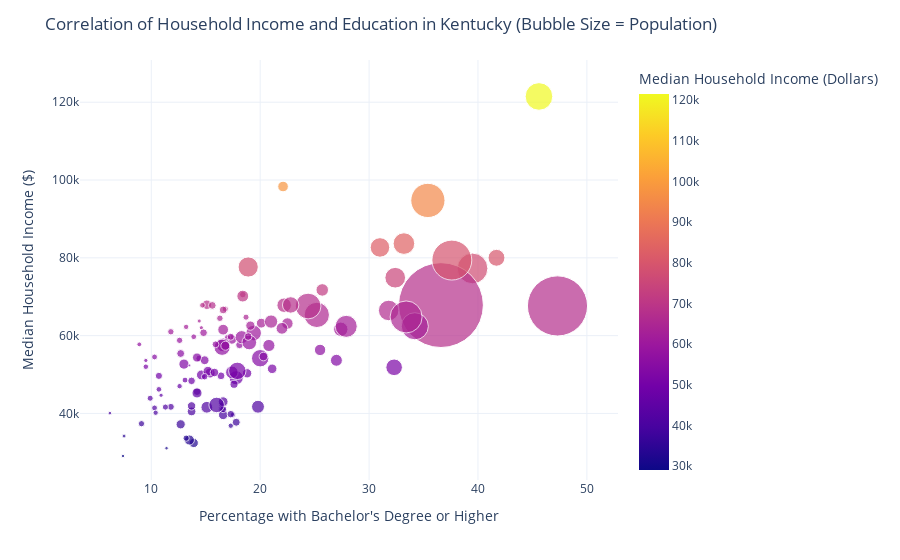

Write notebook code for a chart like this one.
### Markdown cell above
### Revised and Updated Bubble Chart (Enhanced Scatter Plot) ###

The plot blow shows the relationship between the percentage of people with at least a bachelor's degree and median household income for all Kentucky counties.

X-axis: Percentage with Bachelor's Degree or Higher  
Y-axis: Median Household Income ($)  
Bubble size: Number of people with at least a bachelor's degree  
Hover information: County name, median income, population, and average (mean) household income  

The visualization helps identify trends and patterns between education level and income, with larger bubbles highlighting counties with higher educated populations.

### Code cell
df_plot = merged_df_reordered.loc[2:].copy()  # skips the first two rows  # .copy() ensures changes do not affect the original DataFrame

df_plot["People (Education: At Least Bachelor's Degree) %"] = (
    df_plot["People (Education: At Least Bachelor's Degree) %"]
    .replace(",", "", regex=True)
    .astype(float)
)

df_plot["Median Household Income (Dollars)"] = (
    df_plot["Median Household Income (Dollars)"]
    .replace(",", "", regex=True)
    .astype(float)
)

df_plot["People (Education: At Least Bachelor's Degree)"] = (
    df_plot["People (Education: At Least Bachelor's Degree)"]
    .replace(",", "", regex=True)
    .astype(float)
)

df_plot["Average Household Income (Dollars)"] = df_plot.groupby("County")["Median Household Income (Dollars)"].transform("mean")

fig = px.scatter(
    df_plot,
    x="People (Education: At Least Bachelor's Degree) %",
    y="Median Household Income (Dollars)",
    size="People (Education: At Least Bachelor's Degree)",  # bubble size
    hover_name="County",  # replace with the column that has county names
    hover_data=["Median Household Income (Dollars)",
                "People (Education: At Least Bachelor's Degree)",
                "Average Household Income (Dollars)"],  # adds the mean calculation to the hover-tooltip without creating a new row, keeping all data consistent with raw data
    size_max=60,          # max bubble size
    color="Median Household Income (Dollars)",
)

fig.update_layout(
    title="Correlation of Household Income and Education in Kentucky (Bubble Size = Population)",
    xaxis_title="Percentage with Bachelor's Degree or Higher",
    yaxis_title="Median Household Income ($)",
    template="plotly_white"
)

### Figure 1 — Plotly figure (JSON) as saved in the notebook; plotly's stock layout.template omitted (floating-point values rounded to 4 significant figures; data arrays with more than 128 entries replaced by an {"elided": "..."} marker saying what was removed)
{"data": [{"customdata": {"elided": "120x2 float values"}, "hovertemplate": "<b>%{hovertext}</b><br><br>People (Education: At Least Bachelor's Degree) %=%{x}<br>Median Household Income (Dollars)=%{marker.color}<br>People (Education: At Least Bachelor's Degree)=%{customdata[0]}<br>Average Household Income (Dollars)=%{customdata[1]}<extra></extra>", "hovertext": ["Adair County", "Allen County", "Anderson County", "Ballard County", "Barren County", "Bath County", "Bell County", "Boone County", "Bourbon County", "Boyd County", "Boyle County", "Bracken County", "Breathitt County", "Breckinridge County", "Bullitt County", "Butler County", "Caldwell County", "Calloway County", "Campbell County", "Carlisle County", "Carroll County", "Carter County", "Casey County", "Christian County", "Clark County", "Clay County", "Clinton County", "Crittenden County", "Cumberland County", "Daviess County", "Edmonson County", "Elliott County", "Estill County", "Fayette County", "Fleming County", "Floyd County", "Franklin County", "Fulton County", "Gallatin County", "Garrard County", "Grant County", "Graves County", "Grayson County", "Green County", "Greenup County", "Hancock County", "Hardin County", "Harlan County", "Harrison County", "Hart County", "Henderson County", "Henry County", "Hickman County", "Hopkins County", "Jackson County", "Jefferson County", "Jessamine County", "Johnson County", "Kenton County", "Knott County", "Knox County", "Larue County", "Laurel County", "Lawrence County", "Lee County", "Leslie County", "Letcher County", "Lewis County", "Lincoln County", "Livingston County", "Logan County", "Lyon County", "Madison County", "Magoffin County", "Marion County", "Marshall County", "Martin County", "Mason County", "McCracken County", "McCreary County", "McLean County", "Meade County", "Menifee County", "Mercer County", "Metcalfe County", "Monroe County", "Montgomery County", "Morgan County", "Muhlenberg County", "Nelson County", "Nicholas County", "Ohio County", "Oldham County", "Owen County", "Owsley County", "Pendleton County", "Perry County", "Pike County", "Powell County", "Pulaski County", "Robertson County", "Rockcastle County", "Rowan County", "Russell County", "Scott County", "Shelby County", "Simpson County", "Spencer County", "Taylor County", "Todd County", "Trigg County", "Trimble County", "Union County", "Warren County", "Washington County", "Wayne County", "Webster County", "Whitley County", "Wolfe County", "Woodford County"], "legendgroup": "", "marker": {"color": [50320.0, 59030.0, 71750.0, 64740.0, 49170.0, 54130.0, 32400.0, 94750.0, 56320.0, 60660.0, 61640.0, 59520.0, 41100.0, 53670.0, 77640.0, 52000.0, 57620.0, 51850.0, 77270.0, 62020.0, 57750.0, 50390.0, 41690.0, 54190.0, 67820.0, 39610.0, 42170.0, 47000.0, 39660.0, 65320.0, 54510.0, 40070.0, 43900.0, 67630.0, 49660.0, 41580.0, 66470.0, 36830.0, 62250.0, 62570.0, 67940.0, 50580.0, 49890.0, 41090.0, 59610.0, 66840.0, 67610.0, 37200.0, 63200.0, 49650.0, 58240.0, 60740.0, 63750.0, 57610.0, 41410.0, 67850.0, 74890.0, 43010.0, 79420.0, 37740.0, 33150.0, 67770.0, 57000.0, 45580.0, 34180.0, 40180.0, 40500.0, 41630.0, 50860.0, 59710.0, 61540.0, 64460.0, 62410.0, 33630.0, 55400.0, 63610.0, 46180.0, 51470.0, 62380.0, 37360.0, 70550.0, 70160.0, 44670.0, 63120.0, 48570.0, 49430.0, 57470.0, 47490.0, 52670.0, 67890.0, 53620.0, 54370.0, 121500.0, 59710.0, 31060.0, 66600.0, 45260.0, 42180.0, 39810.0, 50940.0, 52340.0, 48370.0, 53660.0, 50520.0, 83660.0, 82670.0, 57390.0, 98330.0, 61870.0, 57760.0, 54630.0, 67810.0, 60990.0, 64800.0, 59760.0, 41930.0, 58790.0, 41720.0, 29050.0, 80010.0], "coloraxis": "coloraxis", "size": [2402.0, 2546.0, 4290.0, 1028.0, 5497.0, 1227.0, 2343.0, 32140.0, 3535.0, 6648.0, 5671.0, 991.0, 1606.0, 2131.0, 11210.0, 826.0, 1591.0, 7557.0, 25820.0, 484.0, 635.0, 2820.0, 1303.0, 8301.0, 5779.0, 2409.0, 1086.0, 796.0, 756.0, 17510.0, 939.0, 349.0, 1001.0, 99140.0, 1696.0, 3773.0, 11540.0, 781.0, 792.0, 2352.0, 2458.0, 4338.0, 2677.0, 1361.0, 4674.0, 1032.0, 18170.0, 2326.0, 2650.0, 1413.0, 5917.0, 1606.0, 470.0, 5221.0, 936.0, 197300.0, 11720.0, 2624.0, 43700.0, 1751.0, 2768.0, 1640.0, 7187.0, 1598.0, 416.0, 761.0, 2075.0, 1026.0, 2571.0, 897.0, 3158.0, 1149.0, 20160.0, 1069.0, 1703.0, 4853.0, 880.0, 2513.0, 13300.0, 1087.0, 1170.0, 3859.0, 486.0, 3579.0, 943.0, 1160.0, 4041.0, 1807.0, 2844.0, 7396.0, 490.0, 2281.0, 20890.0, 1361.0, 339.0, 1681.0, 2779.0, 6578.0, 1531.0, 8309.0, 205.0, 1574.0, 3909.0, 1976.0, 12770.0, 10480.0, 2241.0, 3084.0, 3787.0, 1279.0, 2061.0, 885.0, 1110.0, 28160.0, 1597.0, 1931.0, 1099.0, 4580.0, 333.0, 7826.0], "sizemode": "area", "sizeref": 54.8, "symbol": "circle"}, "mode": "markers", "name": "", "orientation": "v", "showlegend": false, "type": "scatter", "x": [18.8, 17.4, 25.7, 18.7, 17.8, 14.4, 13.9, 35.4, 25.5, 19.4, 27.4, 17.0, 16.5, 14.9, 18.9, 9.5, 18.1, 32.3, 39.5, 14.6, 8.9, 15.4, 11.8, 20.0, 22.2, 16.6, 16.5, 12.6, 17.5, 25.2, 10.3, 6.2, 9.9, 47.3, 16.4, 15.1, 31.8, 17.3, 13.2, 19.1, 15.1, 17.4, 14.6, 16.6, 18.3, 16.8, 24.4, 12.7, 20.1, 10.7, 19.0, 14.8, 14.4, 16.6, 10.3, 36.6, 32.4, 16.6, 37.6, 17.8, 13.5, 15.6, 16.5, 14.2, 7.5, 10.4, 13.7, 11.3, 15.2, 13.9, 16.6, 16.3, 34.2, 13.2, 12.7, 21.0, 10.7, 21.1, 27.9, 9.1, 18.4, 18.4, 10.9, 22.5, 13.1, 14.9, 20.8, 17.6, 13.0, 22.8, 9.5, 14.2, 45.6, 17.3, 11.4, 16.6, 14.2, 16.0, 17.3, 17.9, 13.5, 13.7, 27.0, 15.8, 33.2, 31.0, 16.8, 22.1, 22.0, 15.9, 20.3, 14.7, 11.8, 33.4, 18.9, 13.7, 12.6, 19.8, 7.4, 41.7], "xaxis": "x", "y": [50320.0, 59030.0, 71750.0, 64740.0, 49170.0, 54130.0, 32400.0, 94750.0, 56320.0, 60660.0, 61640.0, 59520.0, 41100.0, 53670.0, 77640.0, 52000.0, 57620.0, 51850.0, 77270.0, 62020.0, 57750.0, 50390.0, 41690.0, 54190.0, 67820.0, 39610.0, 42170.0, 47000.0, 39660.0, 65320.0, 54510.0, 40070.0, 43900.0, 67630.0, 49660.0, 41580.0, 66470.0, 36830.0, 62250.0, 62570.0, 67940.0, 50580.0, 49890.0, 41090.0, 59610.0, 66840.0, 67610.0, 37200.0, 63200.0, 49650.0, 58240.0, 60740.0, 63750.0, 57610.0, 41410.0, 67850.0, 74890.0, 43010.0, 79420.0, 37740.0, 33150.0, 67770.0, 57000.0, 45580.0, 34180.0, 40180.0, 40500.0, 41630.0, 50860.0, 59710.0, 61540.0, 64460.0, 62410.0, 33630.0, 55400.0, 63610.0, 46180.0, 51470.0, 62380.0, 37360.0, 70550.0, 70160.0, 44670.0, 63120.0, 48570.0, 49430.0, 57470.0, 47490.0, 52670.0, 67890.0, 53620.0, 54370.0, 121500.0, 59710.0, 31060.0, 66600.0, 45260.0, 42180.0, 39810.0, 50940.0, 52340.0, 48370.0, 53660.0, 50520.0, 83660.0, 82670.0, 57390.0, 98330.0, 61870.0, 57760.0, 54630.0, 67810.0, 60990.0, 64800.0, 59760.0, 41930.0, 58790.0, 41720.0, 29050.0, 80010.0], "yaxis": "y"}], "layout": {"coloraxis": {"colorbar": {"title": {"text": "Median Household Income (Dollars)"}}, "colorscale": [[0, "#0d0887"], [0.1111, "#46039f"], [0.2222, "#7201a8"], [0.3333, "#9c179e"], [0.4444, "#bd3786"], [0.5556, "#d8576b"], [0.6667, "#ed7953"], [0.7778, "#fb9f3a"], [0.8889, "#fdca26"], [1, "#f0f921"]]}, "legend": {"itemsizing": "constant", "tracegroupgap": 0}, "margin": {"t": 60}, "title": {"text": "Correlation of Household Income and Education in Kentucky (Bubble Size = Population)"}, "xaxis": {"anchor": "y", "domain": [0, 1], "title": {"text": "Percentage with Bachelor's Degree or Higher"}}, "yaxis": {"anchor": "x", "domain": [0, 1], "title": {"text": "Median Household Income ($)"}}}}
